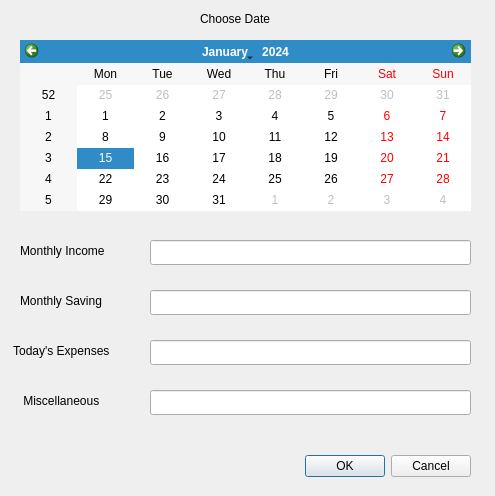
<?xml version="1.0" encoding="UTF-8"?>
<ui version="4.0">
 <class>Expense</class>
 <widget class="QDialog" name="Expense">
  <property name="geometry">
   <rect>
    <x>0</x>
    <y>0</y>
    <width>495</width>
    <height>496</height>
   </rect>
  </property>
  <property name="contextMenuPolicy">
   <enum>Qt::NoContextMenu</enum>
  </property>
  <property name="windowTitle">
   <string>EXPENSE MANAGER</string>
  </property>
  <widget class="QDialogButtonBox" name="buttonBox">
   <property name="geometry">
    <rect>
     <x>130</x>
     <y>450</y>
     <width>341</width>
     <height>32</height>
    </rect>
   </property>
   <property name="orientation">
    <enum>Qt::Horizontal</enum>
   </property>
   <property name="standardButtons">
    <set>QDialogButtonBox::Cancel|QDialogButtonBox::Ok</set>
   </property>
  </widget>
  <widget class="QLabel" name="header">
   <property name="geometry">
    <rect>
     <x>200</x>
     <y>10</y>
     <width>121</width>
     <height>17</height>
    </rect>
   </property>
   <property name="text">
    <string>Choose Date</string>
   </property>
  </widget>
  <widget class="QLabel" name="label">
   <property name="geometry">
    <rect>
     <x>20</x>
     <y>240</y>
     <width>111</width>
     <height>21</height>
    </rect>
   </property>
   <property name="text">
    <string>Monthly Income</string>
   </property>
  </widget>
  <widget class="QLineEdit" name="mincome">
   <property name="geometry">
    <rect>
     <x>150</x>
     <y>240</y>
     <width>321</width>
     <height>25</height>
    </rect>
   </property>
  </widget>
  <widget class="QLabel" name="label_2">
   <property name="geometry">
    <rect>
     <x>20</x>
     <y>390</y>
     <width>111</width>
     <height>21</height>
    </rect>
   </property>
   <property name="text">
    <string> Miscellaneous</string>
   </property>
  </widget>
  <widget class="QLabel" name="label_3">
   <property name="geometry">
    <rect>
     <x>20</x>
     <y>290</y>
     <width>111</width>
     <height>21</height>
    </rect>
   </property>
   <property name="text">
    <string>Monthly Saving</string>
   </property>
  </widget>
  <widget class="QLabel" name="label_4">
   <property name="geometry">
    <rect>
     <x>10</x>
     <y>340</y>
     <width>131</width>
     <height>21</height>
    </rect>
   </property>
   <property name="text">
    <string> Today's Expenses</string>
   </property>
  </widget>
  <widget class="QLineEdit" name="msaving">
   <property name="geometry">
    <rect>
     <x>150</x>
     <y>290</y>
     <width>321</width>
     <height>25</height>
    </rect>
   </property>
  </widget>
  <widget class="QLineEdit" name="dailyexpense">
   <property name="geometry">
    <rect>
     <x>150</x>
     <y>340</y>
     <width>321</width>
     <height>25</height>
    </rect>
   </property>
  </widget>
  <widget class="QLineEdit" name="misc">
   <property name="geometry">
    <rect>
     <x>150</x>
     <y>390</y>
     <width>321</width>
     <height>25</height>
    </rect>
   </property>
  </widget>
  <widget class="QCalendarWidget" name="calendarWidget">
   <property name="geometry">
    <rect>
     <x>20</x>
     <y>40</y>
     <width>451</width>
     <height>171</height>
    </rect>
   </property>
  </widget>
 </widget>
 <resources>
  <include location="resource.qrc"/>
 </resources>
 <connections>
  <connection>
   <sender>buttonBox</sender>
   <signal>accepted()</signal>
   <receiver>Expense</receiver>
   <slot>accept()</slot>
   <hints>
    <hint type="sourcelabel">
     <x>248</x>
     <y>254</y>
    </hint>
    <hint type="destinationlabel">
     <x>157</x>
     <y>274</y>
    </hint>
   </hints>
  </connection>
  <connection>
   <sender>buttonBox</sender>
   <signal>rejected()</signal>
   <receiver>Expense</receiver>
   <slot>reject()</slot>
   <hints>
    <hint type="sourcelabel">
     <x>316</x>
     <y>260</y>
    </hint>
    <hint type="destinationlabel">
     <x>286</x>
     <y>274</y>
    </hint>
   </hints>
  </connection>
 </connections>
</ui>
